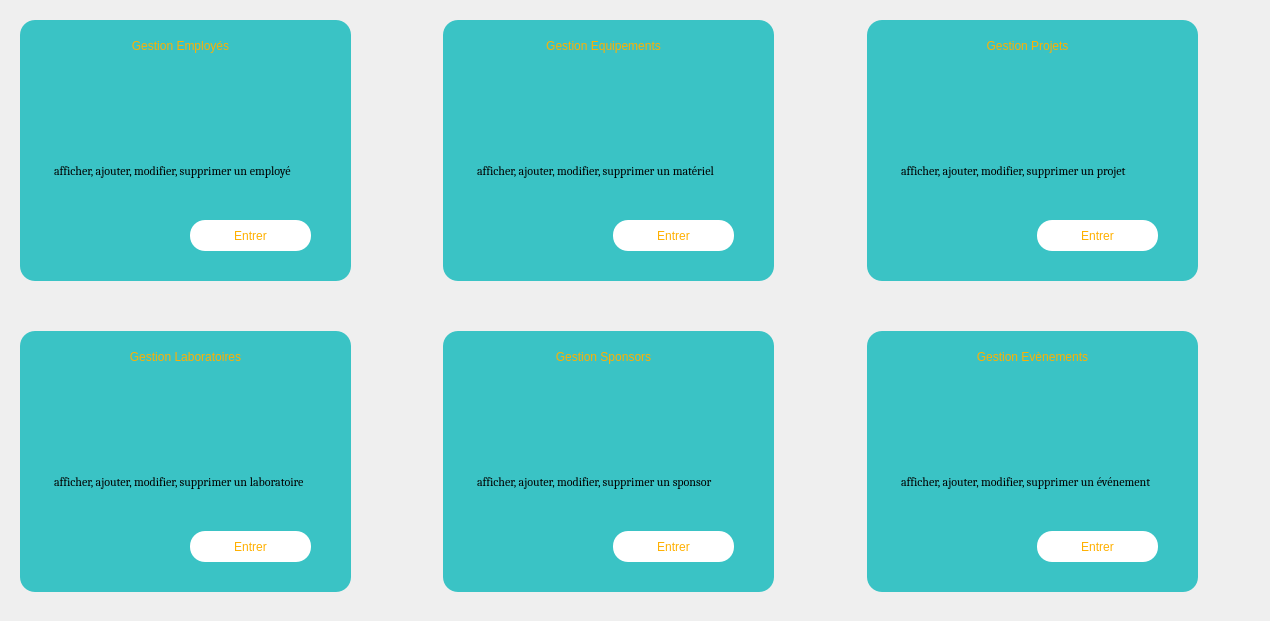
      <widget class="QWidget" name="taches" native="true">
       <property name="geometry">
        <rect>
         <x>0</x>
         <y>180</y>
         <width>1270</width>
         <height>621</height>
        </rect>
       </property>
       <property name="maximumSize">
        <size>
         <width>144444</width>
         <height>16777215</height>
        </size>
       </property>
       <property name="styleSheet">
        <string notr="true"/>
       </property>
       <layout class="QGridLayout" name="gridLayout" columnstretch="400,400,400">
        <property name="sizeConstraint">
         <enum>QLayout::SetDefaultConstraint</enum>
        </property>
        <property name="leftMargin">
         <number>0</number>
        </property>
        <property name="topMargin">
         <number>0</number>
        </property>
        <property name="rightMargin">
         <number>0</number>
        </property>
        <property name="bottomMargin">
         <number>0</number>
        </property>
        <property name="spacing">
         <number>0</number>
        </property>
        <item row="1" column="2">
         <widget class="QWidget" name="card6" native="true">
          <widget class="QWidget" name="widget_28" native="true">
           <property name="geometry">
            <rect>
             <x>20</x>
             <y>20</y>
             <width>331</width>
             <height>130</height>
            </rect>
           </property>
           <property name="styleSheet">
            <string notr="true">border-radius:15px;

border-color:rgb(255, 176, 1);
border-width: 0 4px 8px 12px;
background-color: rgb(58, 195, 197);
</string>
           </property>
           <widget class="QPushButton" name="pushButton_56">
            <property name="geometry">
             <rect>
              <x>20</x>
              <y>10</y>
              <width>291</width>
              <height>31</height>
             </rect>
            </property>
            <property name="styleSheet">
             <string notr="true">font: 75 18pt &quot;Cambria&quot;;
color: rgb(255, 176, 1);</string>
            </property>
            <property name="text">
             <string>Gestion Evènements</string>
            </property>
           </widget>
           <widget class="QPushButton" name="pushButton_57">
            <property name="geometry">
             <rect>
              <x>110</x>
              <y>40</y>
              <width>93</width>
              <height>61</height>
             </rect>
            </property>
            <property name="text">
             <string/>
            </property>
            <property name="icon">
             <iconset>
              <normalon>:/img/events.png</normalon>
             </iconset>
            </property>
            <property name="iconSize">
             <size>
              <width>70</width>
              <height>70</height>
             </size>
            </property>
           </widget>
           <widget class="QPushButton" name="pushButton_58">
            <property name="geometry">
             <rect>
              <x>250</x>
              <y>70</y>
              <width>93</width>
              <height>28</height>
             </rect>
            </property>
            <property name="text">
             <string/>
            </property>
            <property name="icon">
             <iconset>
              <normalon>:/Icones/Icones/fleche.png</normalon>
             </iconset>
            </property>
            <property name="iconSize">
             <size>
              <width>16</width>
              <height>16</height>
             </size>
            </property>
            <property name="checkable">
             <bool>true</bool>
            </property>
            <property name="checked">
             <bool>true</bool>
            </property>
           </widget>
          </widget>
          <widget class="QWidget" name="widget_29" native="true">
           <property name="geometry">
            <rect>
             <x>20</x>
             <y>130</y>
             <width>331</width>
             <height>151</height>
            </rect>
           </property>
           <property name="styleSheet">
            <string notr="true">background-color: rgb(58, 195, 197);

border-bottom-right-radius:15px;

border-bottom-left-radius:15px;</string>
           </property>
           <widget class="QPushButton" name="pushButton_59">
            <property name="geometry">
             <rect>
              <x>170</x>
              <y>90</y>
              <width>121</width>
              <height>31</height>
             </rect>
            </property>
            <property name="styleSheet">
             <string notr="true">
#pushButton_59
{
background-color: rgb(255, 255, 255);
border-radius:15px;
color: rgb(255, 176, 1);
}

#pushButton_59:hover
{
background-color: rgb(255, 176, 1);
color:rgb(255, 255, 255)
}

</string>
            </property>
            <property name="text">
             <string>Entrer</string>
            </property>
           </widget>
           <widget class="QTextEdit" name="textEdit_6">
            <property name="geometry">
             <rect>
              <x>30</x>
              <y>30</y>
              <width>271</width>
              <height>60</height>
             </rect>
            </property>
            <property name="font">
             <font>
              <family>Cambria</family>
              <pointsize>30</pointsize>
              <italic>false</italic>
             </font>
            </property>
            <property name="html">
             <string>&lt;!DOCTYPE HTML PUBLIC &quot;-//W3C//DTD HTML 4.0//EN&quot; &quot;http://www.w3.org/TR/REC-html40/strict.dtd&quot;&gt;
&lt;html&gt;&lt;head&gt;&lt;meta name=&quot;qrichtext&quot; content=&quot;1&quot; /&gt;&lt;style type=&quot;text/css&quot;&gt;
p, li { white-space: pre-wrap; }
&lt;/style&gt;&lt;/head&gt;&lt;body style=&quot; font-family:'Cambria'; font-size:30pt; font-weight:400; font-style:normal;&quot;&gt;
&lt;p style=&quot; margin-top:0px; margin-bottom:0px; margin-left:0px; margin-right:0px; -qt-block-indent:0; text-indent:0px;&quot;&gt;&lt;span style=&quot; font-family:'MS Shell Dlg 2'; font-size:9pt;&quot;&gt;afficher, ajouter, modifier, supprimer un événement&lt;/span&gt;&lt;/p&gt;&lt;/body&gt;&lt;/html&gt;</string>
            </property>
           </widget>
          </widget>
         </widget>
        </item>
        <item row="1" column="1">
         <widget class="QWidget" name="card5" native="true">
          <widget class="QWidget" name="widget_19" native="true">
           <property name="geometry">
            <rect>
             <x>20</x>
             <y>20</y>
             <width>331</width>
             <height>130</height>
            </rect>
           </property>
           <property name="styleSheet">
            <string notr="true">border-radius:15px;

border-color:rgb(255, 176, 1);
border-width: 0 4px 8px 12px;
background-color: rgb(58, 195, 197);
</string>
           </property>
           <widget class="QPushButton" name="pushButton_44">
            <property name="geometry">
             <rect>
              <x>50</x>
              <y>10</y>
              <width>221</width>
              <height>31</height>
             </rect>
            </property>
            <property name="styleSheet">
             <string notr="true">font: 75 18pt &quot;Cambria&quot;;
color: rgb(255, 176, 1);</string>
            </property>
            <property name="text">
             <string>Gestion Sponsors</string>
            </property>
           </widget>
           <widget class="QPushButton" name="pushButton_45">
            <property name="geometry">
             <rect>
              <x>110</x>
              <y>40</y>
              <width>101</width>
              <height>61</height>
             </rect>
            </property>
            <property name="text">
             <string/>
            </property>
            <property name="icon">
             <iconset>
              <normalon>:/img/sponsor.png</normalon>
             </iconset>
            </property>
            <property name="iconSize">
             <size>
              <width>70</width>
              <height>70</height>
             </size>
            </property>
           </widget>
           <widget class="QPushButton" name="pushButton_46">
            <property name="geometry">
             <rect>
              <x>250</x>
              <y>70</y>
              <width>93</width>
              <height>28</height>
             </rect>
            </property>
            <property name="text">
             <string/>
            </property>
            <property name="icon">
             <iconset>
              <normalon>:/Icones/Icones/fleche.png</normalon>
             </iconset>
            </property>
            <property name="iconSize">
             <size>
              <width>16</width>
              <height>16</height>
             </size>
            </property>
            <property name="checkable">
             <bool>true</bool>
            </property>
            <property name="checked">
             <bool>true</bool>
            </property>
           </widget>
          </widget>
          <widget class="QWidget" name="widget_20" native="true">
           <property name="geometry">
            <rect>
             <x>20</x>
             <y>130</y>
             <width>331</width>
             <height>151</height>
            </rect>
           </property>
           <property name="styleSheet">
            <string notr="true">background-color: rgb(58, 195, 197);

border-bottom-right-radius:15px;

border-bottom-left-radius:15px;</string>
           </property>
           <widget class="QPushButton" name="pushButton_47">
            <property name="geometry">
             <rect>
              <x>170</x>
              <y>90</y>
              <width>121</width>
              <height>31</height>
             </rect>
            </property>
            <property name="styleSheet">
             <string notr="true">
#pushButton_47
{
background-color: rgb(255, 255, 255);
border-radius:15px;
color: rgb(255, 176, 1);
}

#pushButton_47:hover
{
background-color: rgb(255, 176, 1);
color:rgb(255, 255, 255)
}
</string>
            </property>
            <property name="text">
             <string>Entrer</string>
            </property>
           </widget>
           <widget class="QTextEdit" name="textEdit_5">
            <property name="geometry">
             <rect>
              <x>30</x>
              <y>30</y>
              <width>271</width>
              <height>60</height>
             </rect>
            </property>
            <property name="font">
             <font>
              <family>Cambria</family>
              <pointsize>30</pointsize>
              <italic>false</italic>
             </font>
            </property>
            <property name="html">
             <string>&lt;!DOCTYPE HTML PUBLIC &quot;-//W3C//DTD HTML 4.0//EN&quot; &quot;http://www.w3.org/TR/REC-html40/strict.dtd&quot;&gt;
&lt;html&gt;&lt;head&gt;&lt;meta name=&quot;qrichtext&quot; content=&quot;1&quot; /&gt;&lt;style type=&quot;text/css&quot;&gt;
p, li { white-space: pre-wrap; }
&lt;/style&gt;&lt;/head&gt;&lt;body style=&quot; font-family:'Cambria'; font-size:30pt; font-weight:400; font-style:normal;&quot;&gt;
&lt;p style=&quot; margin-top:0px; margin-bottom:0px; margin-left:0px; margin-right:0px; -qt-block-indent:0; text-indent:0px;&quot;&gt;&lt;span style=&quot; font-family:'MS Shell Dlg 2'; font-size:9pt;&quot;&gt;afficher, ajouter, modifier, supprimer un sponsor&lt;/span&gt;&lt;/p&gt;&lt;/body&gt;&lt;/html&gt;</string>
            </property>
           </widget>
          </widget>
         </widget>
        </item>
        <item row="0" column="2">
         <widget class="QWidget" name="card3" native="true">
          <widget class="QWidget" name="widget_25" native="true">
           <property name="geometry">
            <rect>
             <x>20</x>
             <y>20</y>
             <width>331</width>
             <height>130</height>
            </rect>
           </property>
           <property name="styleSheet">
            <string notr="true">border-radius:15px;

border-color:rgb(255, 176, 1);
border-width: 0 4px 8px 12px;
background-color: rgb(58, 195, 197);
</string>
           </property>
           <widget class="QPushButton" name="pushButton_52">
            <property name="geometry">
             <rect>
              <x>50</x>
              <y>10</y>
              <width>221</width>
              <height>31</height>
             </rect>
            </property>
            <property name="styleSheet">
             <string notr="true">font: 75 18pt &quot;Cambria&quot;;
color: rgb(255, 176, 1);</string>
            </property>
            <property name="text">
             <string>Gestion Projets</string>
            </property>
           </widget>
           <widget class="QPushButton" name="pushButton_53">
            <property name="geometry">
             <rect>
              <x>110</x>
              <y>40</y>
              <width>93</width>
              <height>61</height>
             </rect>
            </property>
            <property name="text">
             <string/>
            </property>
            <property name="icon">
             <iconset>
              <normalon>:/img/projects.png</normalon>
             </iconset>
            </property>
            <property name="iconSize">
             <size>
              <width>70</width>
              <height>70</height>
             </size>
            </property>
           </widget>
           <widget class="QPushButton" name="pushButton_54">
            <property name="geometry">
             <rect>
              <x>250</x>
              <y>70</y>
              <width>93</width>
              <height>28</height>
             </rect>
            </property>
            <property name="text">
             <string/>
            </property>
            <property name="icon">
             <iconset>
              <normalon>:/Icones/Icones/fleche.png</normalon>
             </iconset>
            </property>
            <property name="iconSize">
             <size>
              <width>16</width>
              <height>16</height>
             </size>
            </property>
            <property name="checkable">
             <bool>true</bool>
            </property>
            <property name="checked">
             <bool>true</bool>
            </property>
           </widget>
          </widget>
          <widget class="QWidget" name="widget_26" native="true">
           <property name="geometry">
            <rect>
             <x>20</x>
             <y>130</y>
             <width>331</width>
             <height>151</height>
            </rect>
           </property>
           <property name="styleSheet">
            <string notr="true">background-color: rgb(58, 195, 197);

border-bottom-right-radius:15px;

border-bottom-left-radius:15px;</string>
           </property>
           <widget class="QPushButton" name="pushButton_55">
            <property name="geometry">
             <rect>
              <x>170</x>
              <y>90</y>
              <width>121</width>
              <height>31</height>
             </rect>
            </property>
            <property name="styleSheet">
             <string notr="true">
#pushButton_55
{
background-color: rgb(255, 255, 255);
border-radius:15px;
color: rgb(255, 176, 1);
}

#pushButton_55:hover
{
background-color: rgb(255, 176, 1);
color:rgb(255, 255, 255)
}





</string>
            </property>
            <property name="text">
             <string>Entrer</string>
            </property>
           </widget>
           <widget class="QTextEdit" name="textEdit_3">
            <property name="geometry">
             <rect>
              <x>30</x>
              <y>30</y>
              <width>271</width>
              <height>60</height>
             </rect>
            </property>
            <property name="font">
             <font>
              <family>Cambria</family>
              <pointsize>30</pointsize>
              <italic>false</italic>
             </font>
            </property>
            <property name="html">
             <string>&lt;!DOCTYPE HTML PUBLIC &quot;-//W3C//DTD HTML 4.0//EN&quot; &quot;http://www.w3.org/TR/REC-html40/strict.dtd&quot;&gt;
&lt;html&gt;&lt;head&gt;&lt;meta name=&quot;qrichtext&quot; content=&quot;1&quot; /&gt;&lt;style type=&quot;text/css&quot;&gt;
p, li { white-space: pre-wrap; }
&lt;/style&gt;&lt;/head&gt;&lt;body style=&quot; font-family:'Cambria'; font-size:30pt; font-weight:400; font-style:normal;&quot;&gt;
&lt;p style=&quot; margin-top:0px; margin-bottom:0px; margin-left:0px; margin-right:0px; -qt-block-indent:0; text-indent:0px;&quot;&gt;&lt;span style=&quot; font-family:'MS Shell Dlg 2'; font-size:9pt;&quot;&gt;afficher, ajouter, modifier, supprimer un projet&lt;/span&gt;&lt;/p&gt;&lt;/body&gt;&lt;/html&gt;</string>
            </property>
           </widget>
          </widget>
         </widget>
        </item>
        <item row="1" column="0">
         <widget class="QWidget" name="card4" native="true">
          <widget class="QWidget" name="widget_16" native="true">
           <property name="geometry">
            <rect>
             <x>20</x>
             <y>20</y>
             <width>331</width>
             <height>130</height>
            </rect>
           </property>
           <property name="styleSheet">
            <string notr="true">border-radius:15px;

border-color:rgb(255, 176, 1);
border-width: 0 4px 8px 12px;
background-color: rgb(58, 195, 197);
</string>
           </property>
           <widget class="QPushButton" name="pushButton_40">
            <property name="geometry">
             <rect>
              <x>30</x>
              <y>10</y>
              <width>271</width>
              <height>31</height>
             </rect>
            </property>
            <property name="styleSheet">
             <string notr="true">font: 75 18pt &quot;Cambria&quot;;
color: rgb(255, 176, 1);</string>
            </property>
            <property name="text">
             <string>Gestion Laboratoires</string>
            </property>
           </widget>
           <widget class="QPushButton" name="pushButton_41">
            <property name="geometry">
             <rect>
              <x>110</x>
              <y>40</y>
              <width>93</width>
              <height>71</height>
             </rect>
            </property>
            <property name="text">
             <string/>
            </property>
            <property name="icon">
             <iconset>
              <normalon>:/img/microscope.png</normalon>
             </iconset>
            </property>
            <property name="iconSize">
             <size>
              <width>70</width>
              <height>70</height>
             </size>
            </property>
           </widget>
           <widget class="QPushButton" name="pushButton_42">
            <property name="geometry">
             <rect>
              <x>250</x>
              <y>70</y>
              <width>93</width>
              <height>28</height>
             </rect>
            </property>
            <property name="text">
             <string/>
            </property>
            <property name="icon">
             <iconset>
              <normalon>:/Icones/Icones/fleche.png</normalon>
             </iconset>
            </property>
            <property name="iconSize">
             <size>
              <width>16</width>
              <height>16</height>
             </size>
            </property>
            <property name="checkable">
             <bool>true</bool>
            </property>
            <property name="checked">
             <bool>true</bool>
            </property>
           </widget>
          </widget>
          <widget class="QWidget" name="widget_17" native="true">
           <property name="geometry">
            <rect>
             <x>20</x>
             <y>130</y>
             <width>331</width>
             <height>151</height>
            </rect>
           </property>
           <property name="styleSheet">
            <string notr="true">background-color: rgb(58, 195, 197);

border-bottom-right-radius:15px;

border-bottom-left-radius:15px;</string>
           </property>
           <widget class="QPushButton" name="pushButton_43">
            <property name="geometry">
             <rect>
              <x>170</x>
              <y>90</y>
              <width>121</width>
              <height>31</height>
             </rect>
            </property>
            <property name="styleSheet">
             <string notr="true">
#pushButton_43
{
background-color: rgb(255, 255, 255);
border-radius:15px;
color: rgb(255, 176, 1);
}

#pushButton_43:hover
{
background-color: rgb(255, 176, 1);
color:rgb(255, 255, 255)
}
</string>
            </property>
            <property name="text">
             <string>Entrer</string>
            </property>
           </widget>
           <widget class="QTextEdit" name="textEdit_4">
            <property name="geometry">
             <rect>
              <x>30</x>
              <y>30</y>
              <width>271</width>
              <height>60</height>
             </rect>
            </property>
            <property name="font">
             <font>
              <family>Cambria</family>
              <pointsize>30</pointsize>
              <italic>false</italic>
             </font>
            </property>
            <property name="html">
             <string>&lt;!DOCTYPE HTML PUBLIC &quot;-//W3C//DTD HTML 4.0//EN&quot; &quot;http://www.w3.org/TR/REC-html40/strict.dtd&quot;&gt;
&lt;html&gt;&lt;head&gt;&lt;meta name=&quot;qrichtext&quot; content=&quot;1&quot; /&gt;&lt;style type=&quot;text/css&quot;&gt;
p, li { white-space: pre-wrap; }
&lt;/style&gt;&lt;/head&gt;&lt;body style=&quot; font-family:'Cambria'; font-size:30pt; font-weight:400; font-style:normal;&quot;&gt;
&lt;p style=&quot; margin-top:0px; margin-bottom:0px; margin-left:0px; margin-right:0px; -qt-block-indent:0; text-indent:0px;&quot;&gt;&lt;span style=&quot; font-family:'MS Shell Dlg 2'; font-size:9pt;&quot;&gt;afficher, ajouter, modifier, supprimer un laboratoire&lt;/span&gt;&lt;/p&gt;&lt;/body&gt;&lt;/html&gt;</string>
            </property>
           </widget>
          </widget>
         </widget>
        </item>
        <item row="0" column="1">
         <widget class="QWidget" name="card2" native="true">
          <widget class="QWidget" name="widget_22" native="true">
           <property name="geometry">
            <rect>
             <x>20</x>
             <y>20</y>
             <width>331</width>
             <height>130</height>
            </rect>
           </property>
           <property name="styleSheet">
            <string notr="true">border-radius:15px;

border-color:rgb(255, 176, 1);
border-width: 0 4px 8px 12px;
background-color: rgb(58, 195, 197);
</string>
           </property>
           <widget class="QPushButton" name="pushButton_48">
            <property name="geometry">
             <rect>
              <x>20</x>
              <y>10</y>
              <width>281</width>
              <height>31</height>
             </rect>
            </property>
            <property name="styleSheet">
             <string notr="true">font: 75 18pt &quot;Cambria&quot;;
color: rgb(255, 176, 1);</string>
            </property>
            <property name="text">
             <string>Gestion Equipements</string>
            </property>
           </widget>
           <widget class="QPushButton" name="pushButton_49">
            <property name="geometry">
             <rect>
              <x>110</x>
              <y>40</y>
              <width>93</width>
              <height>61</height>
             </rect>
            </property>
            <property name="text">
             <string/>
            </property>
            <property name="icon">
             <iconset>
              <normalon>:/img/materiels.png</normalon>
             </iconset>
            </property>
            <property name="iconSize">
             <size>
              <width>70</width>
              <height>70</height>
             </size>
            </property>
           </widget>
           <widget class="QPushButton" name="pushButton_50">
            <property name="geometry">
             <rect>
              <x>250</x>
              <y>70</y>
              <width>93</width>
              <height>28</height>
             </rect>
            </property>
            <property name="text">
             <string/>
            </property>
            <property name="icon">
             <iconset>
              <normalon>:/Icones/Icones/fleche.png</normalon>
             </iconset>
            </property>
            <property name="iconSize">
             <size>
              <width>16</width>
              <height>16</height>
             </size>
            </property>
            <property name="checkable">
             <bool>true</bool>
            </property>
            <property name="checked">
             <bool>true</bool>
            </property>
           </widget>
          </widget>
          <widget class="QWidget" name="widget_23" native="true">
           <property name="geometry">
            <rect>
             <x>20</x>
             <y>130</y>
             <width>331</width>
             <height>151</height>
            </rect>
           </property>
           <property name="styleSheet">
            <string notr="true">background-color: rgb(58, 195, 197);

border-bottom-right-radius:15px;

border-bottom-left-radius:15px;</string>
           </property>
           <widget class="QPushButton" name="pushButton_51">
            <property name="geometry">
             <rect>
              <x>170</x>
              <y>90</y>
              <width>121</width>
              <height>31</height>
             </rect>
            </property>
            <property name="styleSheet">
             <string notr="true">
#pushButton_51
{
background-color: rgb(255, 255, 255);
border-radius:15px;
color: rgb(255, 176, 1);
}

#pushButton_51:hover
{
background-color: rgb(255, 176, 1);
color:rgb(255, 255, 255)
}

</string>
            </property>
            <property name="text">
             <string>Entrer</string>
            </property>
           </widget>
           <widget class="QTextEdit" name="textEdit_2">
            <property name="geometry">
             <rect>
              <x>30</x>
              <y>30</y>
              <width>271</width>
              <height>60</height>
             </rect>
            </property>
            <property name="font">
             <font>
              <family>Cambria</family>
              <pointsize>30</pointsize>
              <italic>false</italic>
             </font>
            </property>
            <property name="html">
             <string>&lt;!DOCTYPE HTML PUBLIC &quot;-//W3C//DTD HTML 4.0//EN&quot; &quot;http://www.w3.org/TR/REC-html40/strict.dtd&quot;&gt;
&lt;html&gt;&lt;head&gt;&lt;meta name=&quot;qrichtext&quot; content=&quot;1&quot; /&gt;&lt;style type=&quot;text/css&quot;&gt;
p, li { white-space: pre-wrap; }
&lt;/style&gt;&lt;/head&gt;&lt;body style=&quot; font-family:'Cambria'; font-size:30pt; font-weight:400; font-style:normal;&quot;&gt;
&lt;p style=&quot; margin-top:0px; margin-bottom:0px; margin-left:0px; margin-right:0px; -qt-block-indent:0; text-indent:0px;&quot;&gt;&lt;span style=&quot; font-family:'MS Shell Dlg 2'; font-size:9pt;&quot;&gt;afficher, ajouter, modifier, supprimer un matériel&lt;/span&gt;&lt;/p&gt;&lt;/body&gt;&lt;/html&gt;</string>
            </property>
           </widget>
          </widget>
         </widget>
        </item>
        <item row="0" column="0">
         <widget class="QWidget" name="card1" native="true">
          <widget class="QWidget" name="widget_8" native="true">
           <property name="geometry">
            <rect>
             <x>20</x>
             <y>20</y>
             <width>331</width>
             <height>130</height>
            </rect>
           </property>
           <property name="styleSheet">
            <string notr="true">border-radius:15px;

border-color:rgb(255, 176, 1);
border-width: 0 4px 8px 12px;
background-color: rgb(58, 195, 197);
</string>
           </property>
           <widget class="QPushButton" name="pushButton_5">
            <property name="geometry">
             <rect>
              <x>50</x>
              <y>10</y>
              <width>221</width>
              <height>31</height>
             </rect>
            </property>
            <property name="styleSheet">
             <string notr="true">font: 75 18pt &quot;Cambria&quot;;
color: rgb(255, 176, 1);</string>
            </property>
            <property name="text">
             <string>Gestion Employés</string>
            </property>
           </widget>
           <widget class="QPushButton" name="pushButton_6">
            <property name="geometry">
             <rect>
              <x>110</x>
              <y>40</y>
              <width>93</width>
              <height>61</height>
             </rect>
            </property>
            <property name="text">
             <string/>
            </property>
            <property name="icon">
             <iconset>
              <normalon>:/img/employe.png</normalon>
             </iconset>
            </property>
            <property name="iconSize">
             <size>
              <width>70</width>
              <height>70</height>
             </size>
            </property>
           </widget>
           <widget class="QPushButton" name="pushButton_33">
            <property name="geometry">
             <rect>
              <x>250</x>
              <y>70</y>
              <width>93</width>
              <height>28</height>
             </rect>
            </property>
            <property name="text">
             <string/>
            </property>
            <property name="icon">
             <iconset>
              <normalon>:/Icones/Icones/fleche.png</normalon>
             </iconset>
            </property>
            <property name="iconSize">
             <size>
              <width>16</width>
              <height>16</height>
             </size>
            </property>
            <property name="checkable">
             <bool>true</bool>
            </property>
            <property name="checked">
             <bool>true</bool>
            </property>
           </widget>
          </widget>
          <widget class="QWidget" name="widget_9" native="true">
           <property name="geometry">
            <rect>
             <x>20</x>
             <y>130</y>
             <width>331</width>
             <height>151</height>
            </rect>
           </property>
           <property name="styleSheet">
            <string notr="true">background-color: rgb(58, 195, 197);

border-bottom-right-radius:15px;

border-bottom-left-radius:15px;</string>
           </property>
           <widget class="QPushButton" name="pushButton_10">
            <property name="geometry">
             <rect>
              <x>170</x>
              <y>90</y>
              <width>121</width>
              <height>31</height>
             </rect>
            </property>
            <property name="styleSheet">
             <string notr="true">
#pushButton_10
{
background-color: rgb(255, 255, 255);
border-radius:15px;
color: rgb(255, 176, 1);
}

#pushButton_10:hover
{
background-color: rgb(255, 176, 1);
color:rgb(255, 255, 255)
}
</string>
            </property>
            <property name="text">
             <string>Entrer</string>
            </property>
           </widget>
           <widget class="QTextEdit" name="textEdit">
            <property name="geometry">
             <rect>
              <x>30</x>
              <y>30</y>
              <width>271</width>
              <height>60</height>
             </rect>
            </property>
            <property name="font">
             <font>
              <family>Cambria</family>
              <pointsize>30</pointsize>
              <italic>false</italic>
             </font>
            </property>
            <property name="html">
             <string>&lt;!DOCTYPE HTML PUBLIC &quot;-//W3C//DTD HTML 4.0//EN&quot; &quot;http://www.w3.org/TR/REC-html40/strict.dtd&quot;&gt;
&lt;html&gt;&lt;head&gt;&lt;meta name=&quot;qrichtext&quot; content=&quot;1&quot; /&gt;&lt;style type=&quot;text/css&quot;&gt;
p, li { white-space: pre-wrap; }
&lt;/style&gt;&lt;/head&gt;&lt;body style=&quot; font-family:'Cambria'; font-size:30pt; font-weight:400; font-style:normal;&quot;&gt;
&lt;p style=&quot; margin-top:0px; margin-bottom:0px; margin-left:0px; margin-right:0px; -qt-block-indent:0; text-indent:0px;&quot;&gt;&lt;span style=&quot; font-family:'MS Shell Dlg 2'; font-size:9pt;&quot;&gt;afficher, ajouter, modifier, supprimer un employé&lt;/span&gt;&lt;/p&gt;&lt;/body&gt;&lt;/html&gt;</string>
            </property>
           </widget>
          </widget>
         </widget>
        </item>
       </layout>
      </widget>
